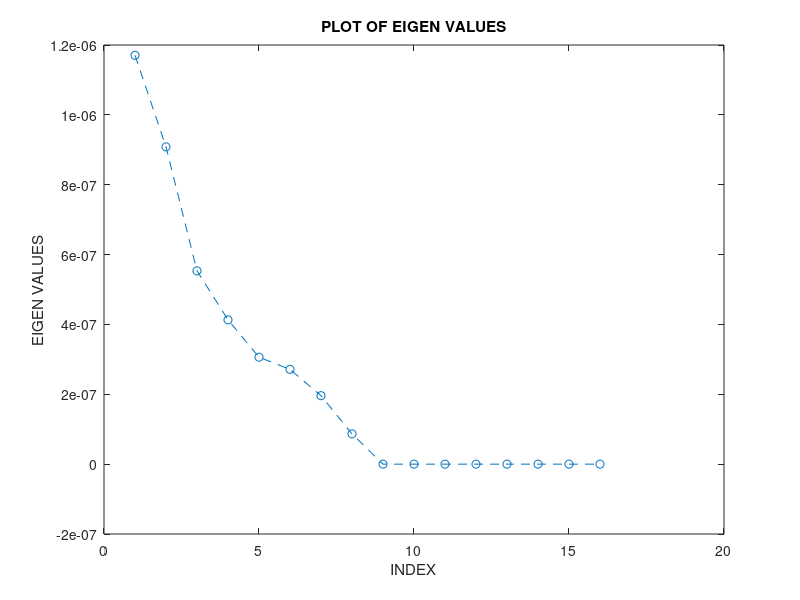

The MATLAB source for this figure:
clc

clear all

j=sqrt(-1);

Nt=16;

Nr=Nt/2;

%Generate the NrxNt MIMO channel matrix

H0=1/sqrt(2)*(randn(Nr,Nt)+j*randn(Nr,Nt));

dis=100;

v=3*10^8;

fc=1.2*10^9;

wavelength=v/fc;

%FSPL=(4*pi*dis/wavelength)^2

FSPL=(4*pi*dis/wavelength)^2

H1=FSPL^(-1/2).*H0;

noise=1;

MTPNR=40;

x=10^(MTPNR/10);

Pmax=noise*(x)

%Pmax=10^(40/10);

[V,D] = eig(H1'*H1);

x = eig(H1'*H1);
K1=sort(real(x),'descend'); 
figure, plot (K1,'o--');


title('PLOT OF EIGEN VALUES');

xlabel('INDEX');

ylabel('EIGEN VALUES');